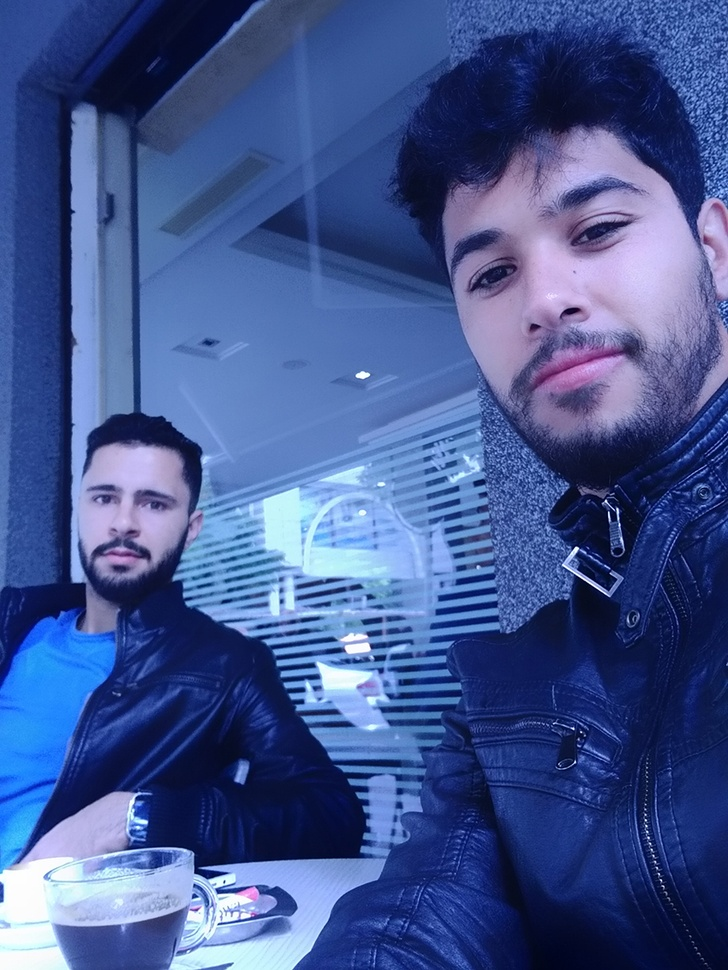
#> input picture face_api/test.jpg, 728 x 970 px, shrunk from 850 x 1133 before the run
$ python opencv_face_detection.py
#> lines starting #> are read from the running program, lines starting #| are printed output that depends on the picture; after the words box and inside, x2 and y2 are one past the last pixel; in counts of white or black regions, pixels touching at a corner belong together
import cv2 as cv


# Load Haar Cascade Classifier
face_cascade = cv.CascadeClassifier('haarcascade_frontalface_default.xml')
eye_cascade = cv.CascadeClassifier('haarcascade_eye.xml')

# Read the image
img = cv.imread('test.jpg')
#> img is the input picture: shape (970, 728, 3); mean B, G, R 144.7, 86.8, 66.1

# Convert image to graysclae
gray = cv.cvtColor(img, cv.COLOR_BGR2GRAY)
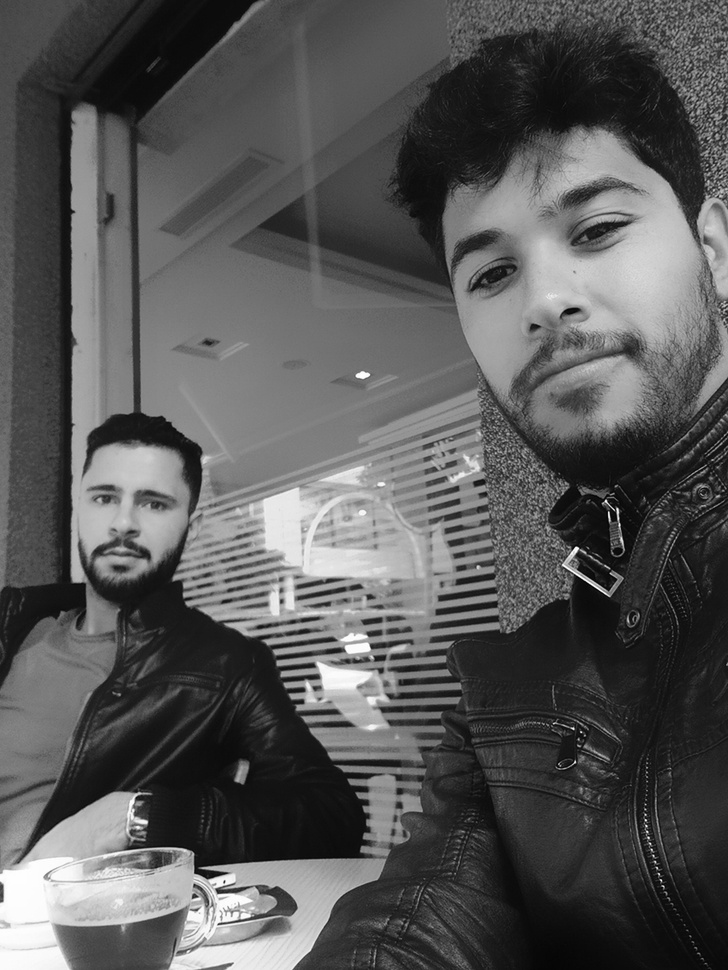
#> gray: shape (970, 728); min 3, max 255, mean 87.2

# Detec faces
faces = face_cascade.detectMultiScale(gray, 1.3, 5)
#> faces = [[70, 619, 58, 58], [59, 448, 136, 136]]
for (x,y,w,h) in faces:
    cv.rectangle(img,(x,y),(x+w,y+h),(0,0,255),2)
    roi_gray = gray[y:y+h, x:x+w]
    roi_color = img[y:y+h, x:x+w]
    eyes = eye_cascade.detectMultiScale(roi_gray)
    for (ex,ey,ew,eh) in eyes:
        cv.rectangle(roi_color,(ex,ey),(ex+ew,ey+eh),(0,255,0),2)
#> this loop made 2 passes
#> (x, y, w, h, eyes) on pass 2: (59, 448, 136, 136, [[28, 32, 35, 35], [80, 42, 29, 29]])
#> pass 1, `roi_gray = gray[y:y+h, x:x+w]`:
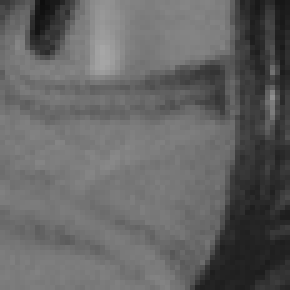
#> roi_gray: shape (58, 58) (shown 5 times larger); min 14, max 166, mean 100
#> pass 1, `roi_color = img[y:y+h, x:x+w]`:
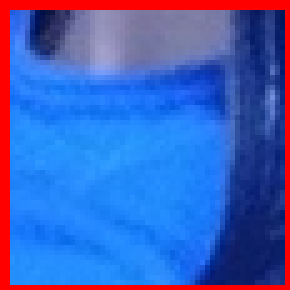
#> roi_color: shape (58, 58, 3) (shown 5 times larger); mean B, G, R 187, 98, 65.2
#> pass 2, `roi_gray = gray[y:y+h, x:x+w]`:
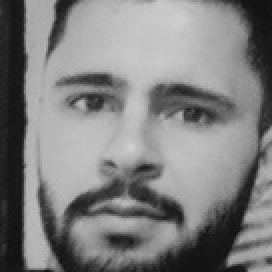
#> roi_gray: shape (136, 136) (shown 2 times larger); min 15, max 210, mean 127.4
#> pass 2, `roi_color = img[y:y+h, x:x+w]`:
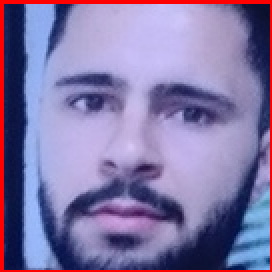
#> roi_color: shape (136, 136, 3) (shown 2 times larger); mean B, G, R 165.7, 118.6, 130.4
#> after the loop:
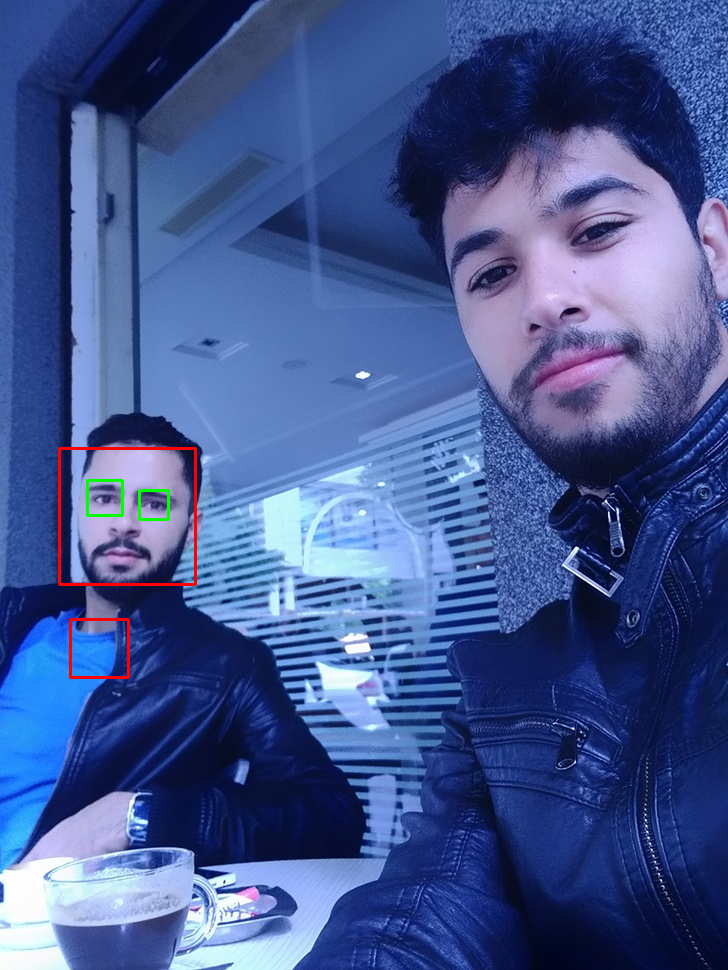
#> img: shape (970, 728, 3); 0.44% of pixels changed, all inside (x1, y1, x2, y2) = (58, 447, 197, 679)
#> after the loop:
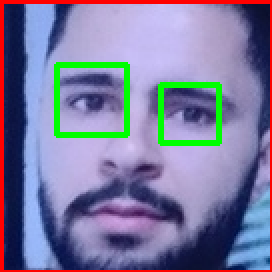
#> roi_color: shape (136, 136, 3) (shown 2 times larger); 4.11% of pixels changed, all inside (x1, y1, x2, y2) = (27, 31, 111, 73)

cv.imwrite("detection.jpg",img)
cv.imshow('img',img)
cv.waitKey(0)
cv.destroyAllWindows()
